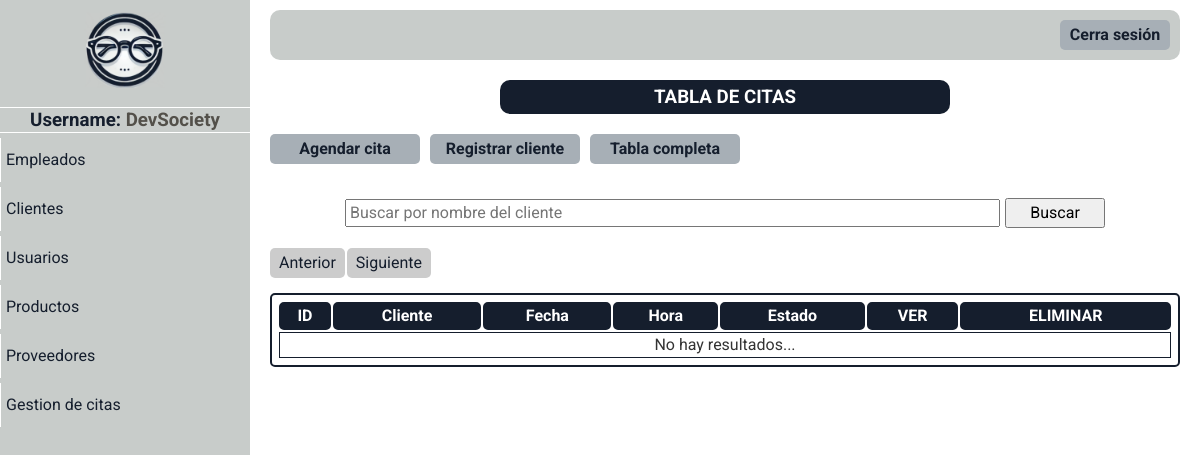
/paginas/mostrar_citas.php (signed in), run on an earlier commit of the app's database.
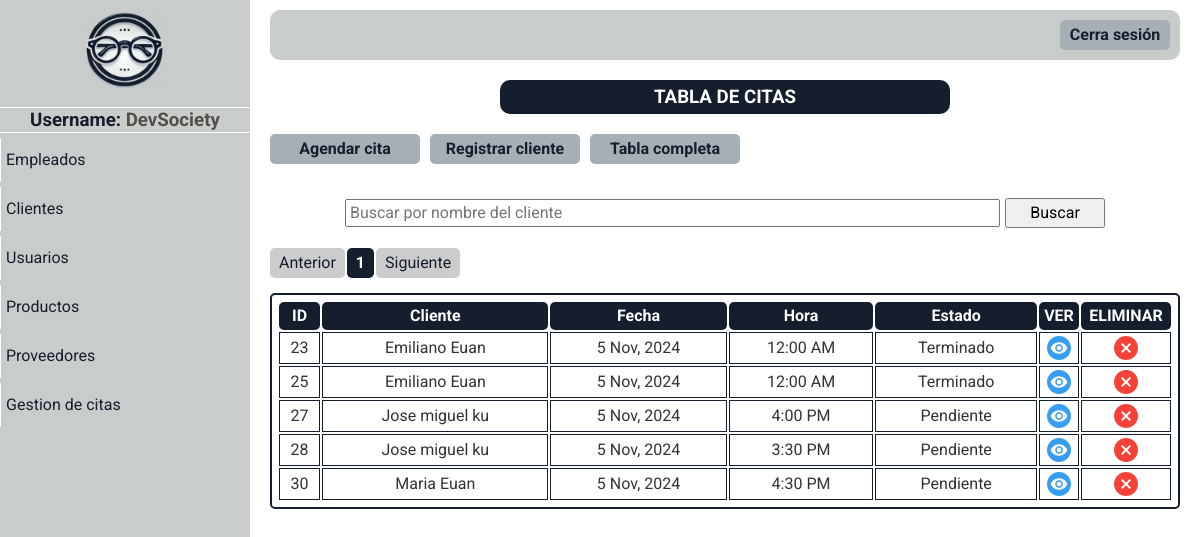
And on a later commit of the database.
### tables this page shows
CREATE TABLE `empleados` (
  `id_empleado` int(10) NOT NULL,
  `nombres` varchar(100) DEFAULT NULL,
  `apellidos` varchar(100) DEFAULT NULL,
  `correo` varchar(100) DEFAULT NULL,
  `telefono` varchar(15) DEFAULT NULL,
  `direccion` varchar(255) DEFAULT NULL,
  `rol` varchar(50) DEFAULT NULL,
  `fecha_contratacion` date DEFAULT NULL,
  `usuario` varchar(50) DEFAULT NULL,
  `contrasena` varchar(255) DEFAULT NULL,
  `libre` varchar(100) DEFAULT NULL
);

CREATE TABLE `citas` (
  `id_cita` int(11) NOT NULL,
  `id_cliente` int(11) NOT NULL,
  `id_empleado` int(11) DEFAULT NULL,
  `fecha_cita` date DEFAULT NULL,
  `hora` time DEFAULT NULL,
  `motivo` text DEFAULT NULL,
  `estado` varchar(11) DEFAULT NULL
);

CREATE TABLE `clientes` (
  `id_cliente` int(5) NOT NULL,
  `nombres` varchar(100) DEFAULT NULL,
  `apellidos` varchar(100) DEFAULT NULL,
  `correo` varchar(100) DEFAULT NULL,
  `telefono` varchar(15) DEFAULT NULL,
  `direccion` varchar(255) DEFAULT NULL,
  `preescripcion` text DEFAULT NULL,
  `contrasena` varchar(255) DEFAULT NULL,
  `verificado` varchar(10) DEFAULT NULL,
  `rol` varchar(50) DEFAULT NULL,
  `libre` int(11) DEFAULT NULL,
  `libre2` int(11) DEFAULT NULL
);

### paginas/mostrar_citas.php (the view, shortened to what this page needs)
<!DOCTYPE html>
<html lang="en">
<head>
</head>
<body>
    <?php include "menu_panel.php";
    require "../php/conexion.php";
    $datos = "SELECT ci.id_cita, cl.nombres, cl.apellidos, ci.fecha_cita, ci.hora, ci.estado FROM citas ci INNER JOIN clientes cl on ci.id_cliente = cl.id_cliente";
    $nombre = isset($_GET['busca_nombre']) ? $_GET['busca_nombre'] : "";
    $resultado = mysqli_query($conectar, $datos);
    $total_filas = $resultado->num_rows;
    $limite = 5;
    $paginas = ceil($total_filas / $limite);
    $pagina = (isset($_GET['pagina'])) ? $_GET['pagina'] : 1;
    $inicio = ($pagina - 1) * $limite;
    $paginacion = " LIMIT $inicio, $limite";
    $datos .= $paginacion;
    $resultado = mysqli_query($conectar, $datos);
    $concatparams = ($nombre != "") ? "&busca_nombre=" . $nombre : "";
    ?>
    <div class="usuarios-content main-content">
        <div class="titulo">
            <h3>TABLA DE CITAS</h3>
        </div>
        <div class="opciones-btn">
            <div class="btn-nuevo-cliente btn">
                <a href="./registrar_cita.php">Agendar cita</a>
            </div>
            <div class="btn-nuevo-cliente btn">
                <a href="./registrar_cliente.php?origen=citas">Registrar cliente</a>
            </div>
            <div class="btn-nuevo-cliente btn">
                <a href="./mostrar_citas.php">Tabla completa</a>
            </div>
        </div><br>
        <div class="buscador-titulo">
            <form action="./mostrar_citas.php">
                <input type="text" name="busca_nombre" value="<?php echo $nombre ?>" placeholder="Buscar por nombre del cliente">
                <button class="btn-form" type="submit" name="buscar">Buscar </button>
            </form>
        </div>
        <nav class="pagination">
            <ul class="pagination-list">
                <li class="pag-item <?php echo ($pagina <= 1) ? 'disable' : ''; ?>">
                    <a href="./mostrar_citas.php?pagina=<?php echo ($pagina > 1) ? $pagina - 1 : 1;
                                                        echo $concatparams; ?>">Anterior</a>
                </li>
                <?php for ($i = 1; $i <= $paginas; $i++): ?>
                    <li class="pag-item <?php echo ($pagina == $i) ? 'active' : ''; ?>">
                        <a href="./mostrar_citas.php?pagina=<?php echo $i . $concatparams; ?>">
                            <?php echo $i; ?>
                        </a>
                    </li>
                <?php endfor; ?>
                <li class="pag-item <?php echo ($pagina >= $paginas) ? 'disable' : ''; ?>">
                    <a href="./mostrar_citas.php?pagina=<?php echo ($pagina < $paginas) ? $pagina + 1 : $paginas;
                                                        echo $concatparams; ?>">Siguiente</a>
                </li>
            </ul>
        </nav>
        <table>
            <tr>
                <th>ID</th>
                <th>Cliente</th>
                <th>Fecha</th>
                <th>Hora</th>
                <th>Estado</th>
                <th>VER</th>
                <th>ELIMINAR</th>
            </tr>
            <?php
            if ($total_filas == 0) {
                echo '<tr><td colspan="8">No hay resultados...</td></tr>';
            }
            while ($fila = mysqli_fetch_assoc($resultado)) {
            ?>
                <tr>
                    <td><?php echo $fila['id_cita']; ?></td>
                    <td><?php echo $fila['nombres'] . " " . $fila['apellidos']; ?></td>
                    <td> <?php
                            $fecha = $fila['fecha_cita'];
                            $fecha_formateada = date("j M, Y", strtotime($fecha));
                            echo $fecha_formateada;
                            ?></td>
                    <td><?php
                        $hora = $fila['hora'];
                        $hora_formateada = date("g:i A", strtotime($hora));
                        echo $hora_formateada;
                        ?></td>
                    <td><?php echo $fila['estado']; ?></td>
                    <td class="btn-ver"> <a href="../paginas/ver_cita.php?origen=citas&id=<?php echo $fila['id_cita']; ?>"><img src="../imagenes/ojo.png" alt=""></a></td>
                    <td class="btn-eliminar">
                        <a href="#" onclick="validar('../php/delete_cita.php?id=<?php echo $fila['id_cita'] ?>', '<?php echo addslashes($fila['nombres']) . ' ' . addslashes($fila['apellidos']) ?>')">
                            <img src="../imagenes/borrar.png" alt="">
                        </a>
                    </td>
                </tr>
            <?php
            }
            ?>
        </table>
    </div>
</body>
</html>

### paginas/menu_panel.php (shortened to what this page needs)
<?php
require '../php/conexion.php';
$query_empleado = "SELECT rol, usuario FROM empleados WHERE id_empleado = ? LIMIT 1";
$consulta_empleado = $conectar->prepare($query_empleado);
$consulta_empleado->bind_param("s", $_SESSION['id']);
$consulta_empleado->execute();
$resultado_empleado = $consulta_empleado->get_result();
$info_empleado = $resultado_empleado->fetch_assoc();
if ($resultado_empleado->num_rows > 0) {
    if ($_SESSION['rol'] == 'Administrador') {
        $options = '
        <a href="./mostrar_empleados.php">Empleados</a>
        <a href="./mostrar_clientes.php">Clientes</a>
        <a href="./mostrar_usuarios.php">Usuarios</a>
        <a href="./mostrar_productos.php">Productos</a>
        <a href="./mostrar_proveedores.php">Proveedores</a>
        <a href="./mostrar_citas.php">Gestion de citas</a>
    ';
    } else if ($_SESSION['rol'] == 'Empleado') {
        $options = '
        <a href="./mostrar_clientes.php">Clientes</a>
        <a href="./mostrar_productos.php">Productos</a>
        <a href="./mostrar_proveedores.php">Proveedores</a>
        <a href="#">Gestión de citas</a>
        ';
    }
} else {
    require "../php/salir.php";
}
?>
<!DOCTYPE html>
<html lang="en">
<head>
    <link rel="stylesheet" href="../css/normalize.css">
    <link rel="stylesheet" href="../css/style.css">
</head>
</head>
<body>
    <div class="container-menu-lateral">
        <div class="sidebar">
            <div class="sidebar-logo">
                <a href="./dashboard.php"><img src="../imagenes/logo.png" alt=""></a>
            </div>
            <hr>
            <h3>Username: <span><?php echo $info_empleado['usuario'] ?></span></h3>
            <hr>
            <div class="btn-sidebar">
                <?php echo $options ?>
            </div>
        </div>
    </div>
    <div class="main-content">
        <header class="header">
            <div class="btn-cerrar-sesion btn"><a href="../php/salir.php">Cerra sesión</a></div>
        </header>
    </div>
</body>
</html>

### css/style.css (style rules this page uses)
:root { --color0: #ffffff; --color1: #c8ccca; --color2: #151e2d; --color3: #a7afb6; --color4: #53504a; }
* { box-sizing: border-box; margin: 0; padding: 0; }
*, *::before, *::after { box-sizing: inherit; }
html { font-size: 62.5%; box-sizing: border-box; }
body { font-family: "Roboto"; font-size: 16px; line-height: 24px; color: #333; height: 100vh; }
.main-content { flex-grow: 1; padding: 10px 20px; margin-left: 250px; }
.btn { display: flex; cursor: pointer; width: 110px; height: 30px; background-color: var(--color3); justify-content: center; align-items: center; border-radius: 5px; font-weight: bold; }
.btn a { display: flex; color: var(--color2); text-decoration: none; height: 100%; width: 100%; justify-content: center; transition: 0.4s ease-out; align-items: center; }
.btn-form { width: 100px; height: 30px; cursor: pointer; transition: 0.4s ease-out; }
.opciones-btn { display: flex; gap: 10px; margin-top: 20px; }
.container-menu-lateral { display: flex; height: 100%; position: fixed; }
.sidebar { text-align: center; width: 250px; background-color: var(--color1); color: var(--color0); }
.sidebar h3 { color: var(--color2); }
.sidebar hr { max-width: 250px; background-color: var(--color0); height: 1px; border: none; }
.btn-sidebar a { text-align: start; display: flex; align-items: center; color: var(--color2); text-decoration: none; padding: 10px 5px; margin: 5px 0; width: 100%; border-left: var(--color0) solid 0.5px; transition: font-size 0.2s ease-out; }
.sidebar-logo img { width: 100px; }
.header { display: flex; align-items: center; justify-content: end; background-color: var(--color1); height: 50px; border-radius: 10px; padding: 10px; }
.titulo { width: 450px; text-align: center; margin: auto; background-color: var(--color2); padding: 5px; color: var(--color0); border-radius: 10px; margin-bottom: 5px; }
table { border: var(--color2) solid 2px; margin: auto; margin-top: 15px; padding: 5px; width: 100%; border-radius: 5px; }
th { background-color: var(--color2); border: 2px var(--color2) solid; color: var(--color0); border-radius: 5px; }
td { text-align: center; border: var(--color2) solid 1px; }
td a { display: flex; justify-content: center; align-items: center; padding: 3px 0; }
.btn-eliminar { width: 90px; transition: 0.3s ease-out; }
.btn-ver { width: 40px; transition: 0.3s ease-out; }
.btn-nuevo-cliente { width: 150px; }
span { color: var(--color4); }
.buscador-titulo form { display: flex; justify-content: center; align-items: center; height: 40px; width: 90%; gap: 5px; }
.buscador-titulo input { width: 80%; padding: 3px; }
.buscador-titulo { display: flex; width: 100%; height: 50px; justify-content: center; align-items: center; }
.pagination { display: flex; margin: 10px 0; }
.pagination-list { list-style: none; display: flex; gap: 2px; padding: 0; }
.pag-item { border-radius: 5px; overflow: hidden; }
.pag-item a { display: block; width: 100%; height: 100%; padding: 3px 9px; font-size: 16px; color: var(--color2); background-color: var(--color3); text-align: center; text-decoration: none; transition: background-color 0.3s, color 0.3s; }
.pag-item.active a { background-color: var(--color2); color: var(--color0); font-weight: bold; cursor: default; }
.disable a { pointer-events: none; background-color: #ccc; }

What changed in the data, as far as the page shows it:
added citas: id_cita "23", id_cliente.nombres "Emiliano", id_cliente.apellidos "Euan", fecha_cita "5 Nov, 2024", hora_formateada "12:00 AM", estado "Terminado"
added citas: id_cita "25", id_cliente.nombres "Emiliano", id_cliente.apellidos "Euan", fecha_cita "5 Nov, 2024", hora_formateada "12:00 AM", estado "Terminado"
added citas: id_cita "27", id_cliente.nombres "Jose miguel", id_cliente.apellidos "ku", fecha_cita "5 Nov, 2024", hora "4:00 PM", estado "Pendiente"
added citas: id_cita "28", id_cliente.nombres "Jose miguel", id_cliente.apellidos "ku", fecha_cita "5 Nov, 2024", hora "3:30 PM", estado "Pendiente"
added citas: id_cita "30", id_cliente.nombres "Maria", id_cliente.apellidos "Euan", fecha_cita "5 Nov, 2024", hora "4:30 PM", estado "Pendiente"
Also different on the page:
new list line: "1"
text no longer shown: "No hay resultados..."
